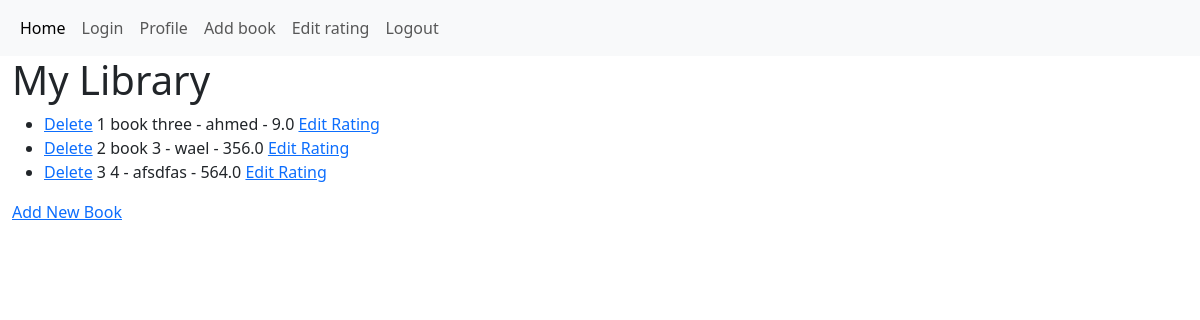
Before: / with the older database file.
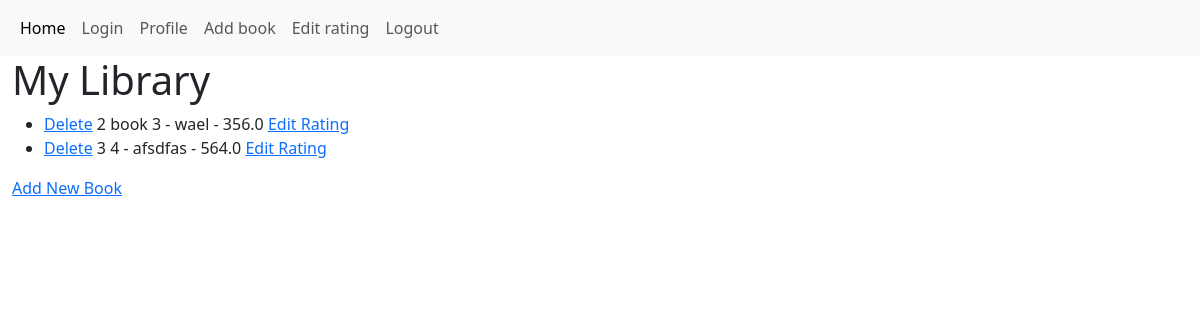
After: the same page with the newer database file.
### database_coding.py (models this page shows, shortened)
class Book(db.Model):
    id = db.Column(db.Integer, primary_key=True)
    title = db.Column(db.String(250), unique=True, nullable=False)
    author = db.Column(db.String(250), nullable=False)
    rating = db.Column(db.Float, nullable=False)

### main.py (the view)
@app.route("/")
def home():
    all_books = db.session.query(Book).all()
    return render_template("index.html", all_books_1=all_books)

### templates/index.html (shortened to what this page needs)
{% extends "base.html" %}
{% block content %}
  <h1>My Library</h1>
  <ul>
    {% for book in all_books_1: %}
      <li>
        <a href=" {{ url_for('delete', id=book.id) }}  ">Delete</a>
        {{ book.id }} {{ book.title }} - {{ book['author'] }} - {{ book['rating'] }}
        <a href="{{ url_for('edit_rating', id=book.id) }}">Edit Rating</a>
      </li>
    {% endfor %}
  </ul>
  <a href="{{ url_for("add_book") }}">Add New Book</a>
{% endblock content %}

### templates/base.html (shortened to what this page needs)
<!DOCTYPE html>
<html lang="en">
  <head>
    <link href="https://cdn.jsdelivr.net/npm/bootstrap@5.3.2/dist/css/bootstrap.min.css"
          rel="stylesheet"
 />
  </head>
  <body>
    <nav class="navbar navbar-expand-lg bg-body-tertiary">
      <div class="container-fluid">
        <div class="collapse navbar-collapse" id="navbarNav">
          <ul class="navbar-nav">
            <li class="nav-item">
              <a class="nav-link active"
                 aria-current="page"
                 href="{{ url_for("home") }}">Home</a>
            </li>
            <li class="nav-item">
              <a class="nav-link" href="{{ url_for("login") }}">Login</a>
            </li>
            <li class="nav-item">
              <a class="nav-link" href="{{ url_for("user_function") }}">Profile</a>
            </li>
            <li class="nav-item">
              <a class="nav-link" href="{{ url_for("add_book") }}">Add book</a>
            </li>
            <li class="nav-item">
              <a class="nav-link" href="{{ url_for("edit_rating") }}">Edit rating</a>
            </li>
            <li class="nav-item">
              <a class="nav-link" href="{{ url_for("logout") }}">Logout</a>
            </li>
          </ul>
        </div>
      </div>
    </nav>
    <div class="container-fluid">
      {% block content %}
      {% endblock content %}
    </div>
  </body>
</html>

Changed rows visible on the page:
removed Book: id "1", title "book three", author "ahmed", rating "9.0"
